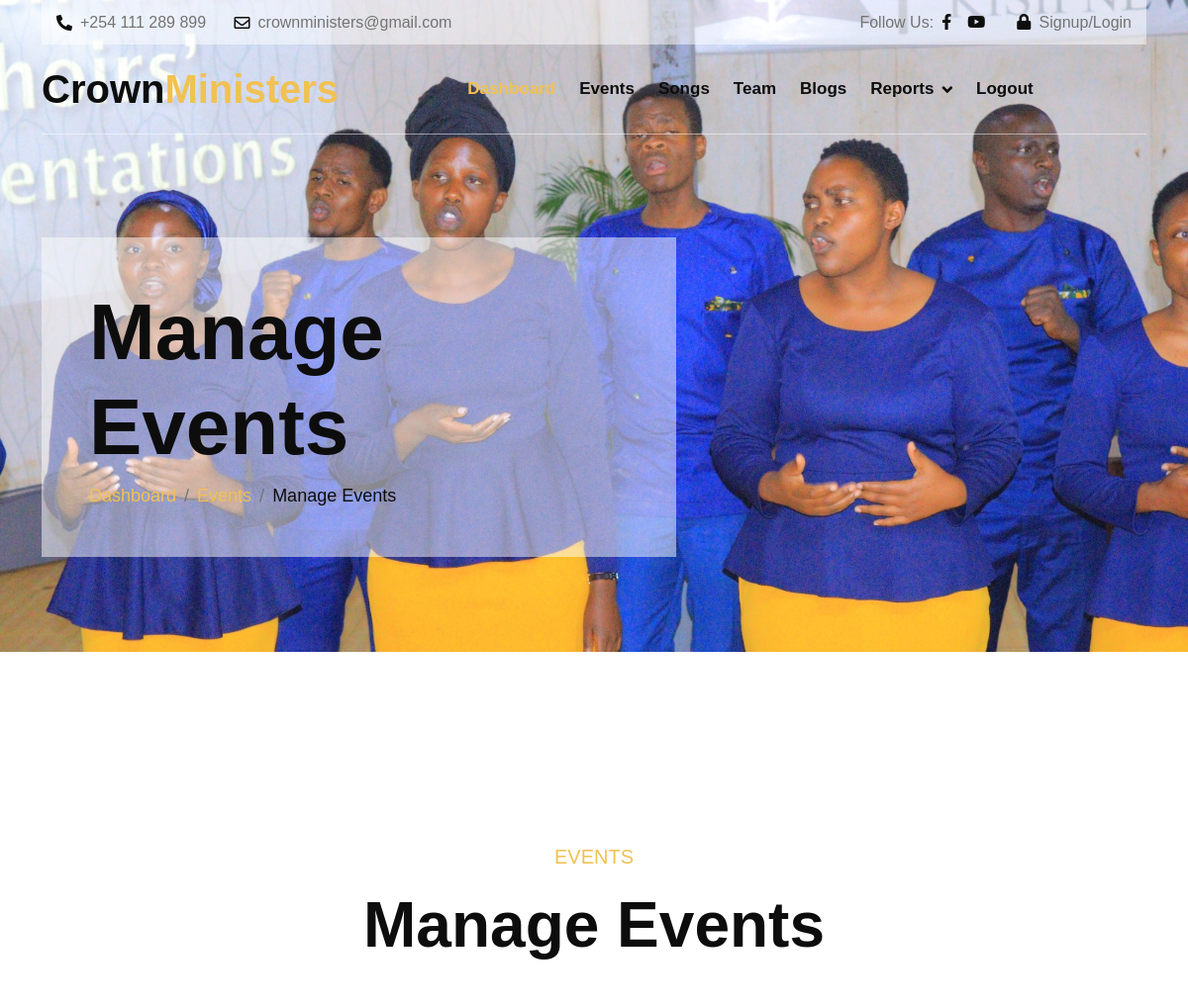
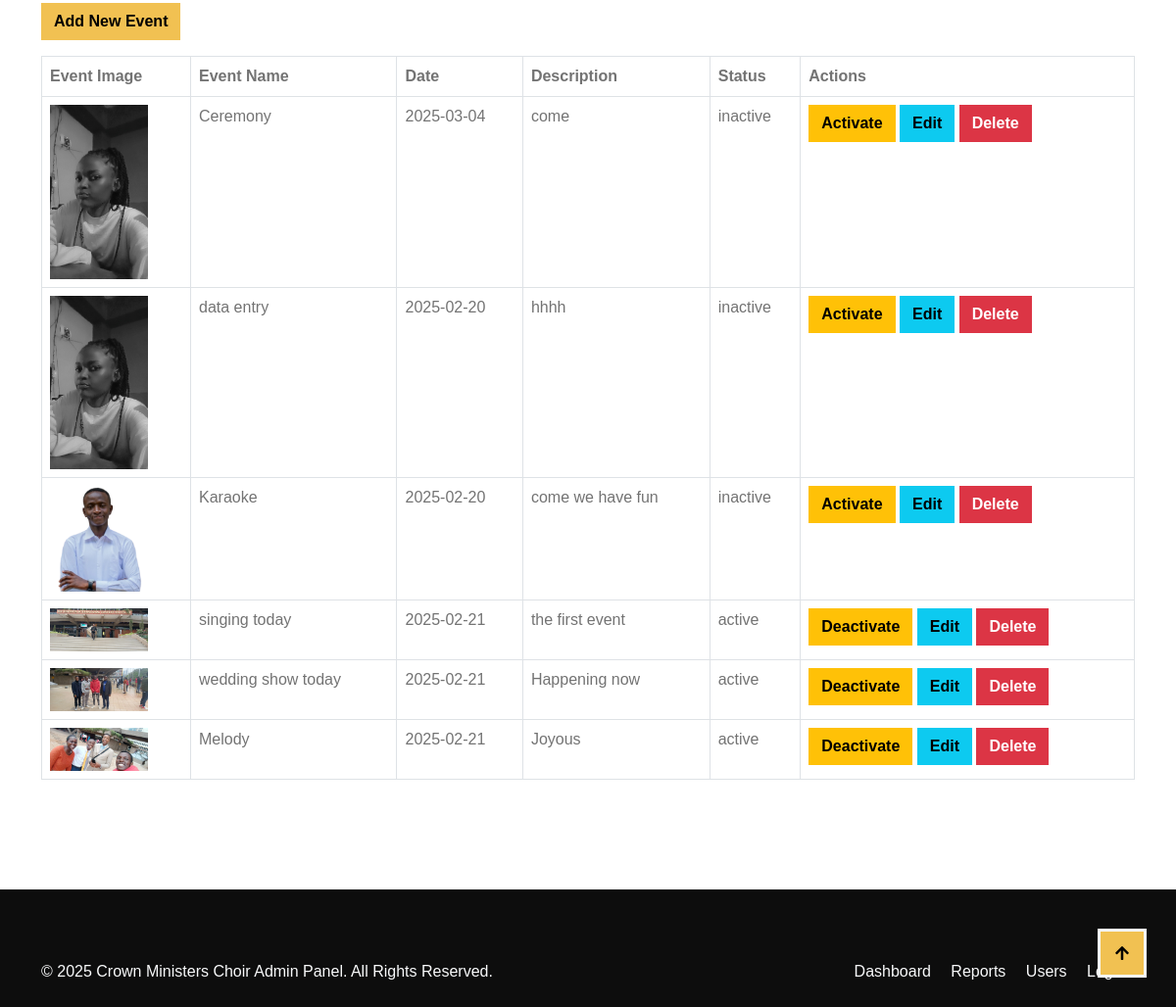
/events.php (signed in), run on the app's committed database (2 pictures, top to bottom).
### tables this page shows
CREATE TABLE `events` (
  `id` int(11) NOT NULL,
  `event_name` varchar(255) NOT NULL,
  `event_date` date NOT NULL,
  `event_description` text DEFAULT NULL,
  `status` enum('active','inactive') DEFAULT 'active',
  `created_at` timestamp NOT NULL DEFAULT current_timestamp(),
  `name` varchar(255) NOT NULL,
  `event_image` varchar(255) NOT NULL
);

### events.php (the view, shortened to what this page needs)
<?php
include('includes/db_connect.php');
$sql = "SELECT * FROM events";
$stmt = $pdo->prepare($sql);
$stmt->execute();
$events = $stmt->fetchAll();
?>
<?php include 'includes/header2.php'; ?>
<div class="container-fluid hero-header">
    <div class="container">
        <div class="row">
            <div class="col-lg-7">
                <div class="hero-header-inner animated zoomIn">
                    <h1 class="display-1 text-dark">Manage Events</h1>
                    <ol class="breadcrumb mb-0">
                        <li class="breadcrumb-item"><a href="dashboard.php">Dashboard</a></li>
                        <li class="breadcrumb-item"><a href="events.php">Events</a></li>
                        <li class="breadcrumb-item text-dark" aria-current="page">Manage Events</li>
                    </ol>
                </div>
            </div>
        </div>
    </div>
</div>
<div class="container-fluid activities py-5">
    <div class="container py-5">
        <div class="mx-auto text-center mb-5 wow fadeIn" data-wow-delay="0.1s" style="max-width: 700px;">
            <p class="fs-5 text-uppercase text-primary">Events</p>
            <h1 class="display-3">Manage Events</h1>
        </div>
        <div class="row">
            <div class="col-12">
                <a href="add_event.php" class="btn btn-primary mb-3">Add New Event</a>
                <table class="table table-bordered">
                    <thead>
                        <tr>
                            <th>Event Image</th>
                            <th>Event Name</th>
                            <th>Date</th>
                            <th>Description</th>
                            <th>Status</th>
                            <th>Actions</th>
                        </tr>
                    </thead>
                    <tbody>
                        <?php foreach ($events as $event): ?>
                            <tr>
                                <td>
                                    <?php if ($event['event_image']): ?>
                                        <img src="../uploads/<?= htmlspecialchars($event['event_image']) ?>" alt="<?= htmlspecialchars($event['event_name']) ?>" width="100">
                                    <?php else: ?>
                                        No Image
                                    <?php endif; ?>
                                </td>
                                <td><?= htmlspecialchars($event['event_name']) ?></td>
                                <td><?= htmlspecialchars($event['event_date']) ?></td>
                                <td><?= htmlspecialchars($event['event_description']) ?></td>
                                <td><?= htmlspecialchars($event['status']) ?></td>
                                <td>
                                    <a href="events.php?toggle_id=<?= $event['id'] ?>" class="btn btn-warning">
                                        <?= ($event['status'] == 'active') ? 'Deactivate' : 'Activate' ?>
                                    </a>
                                    <a href="edit_event.php?id=<?= $event['id'] ?>" class="btn btn-info">Edit</a>
                                    <a href="delete_event.php?id=<?= $event['id'] ?>" class="btn btn-danger" onclick="return confirm('Are you sure?')">Delete</a>
                                </td>
                            </tr>
                        <?php endforeach; ?>
                    </tbody>
                </table>
            </div>
        </div>
    </div>
</div>
<?php include 'includes/footer2.php'; ?>

### css/style.css (style rules this page uses)
.wow, .animated { animation-duration: 2s !important; }
h1, h2, h3, .h1, .h2, .h3 { font-weight: 700 !important; font-family: 'Open', sans-serif !important; }
.btn { font-weight: 600; transition: .5s; }
.hero-header { margin-bottom: 6rem; padding-top: 15rem; padding-bottom: 6rem; background: url("../img/choir8.jpg"), center center no-repeat; background-size: cover; }
.hero-header .hero-header-inner { padding: 3rem; background: rgba(255, 255, 255, .5); }
.hero-header .breadcrumb-item { font-size: 18px; }

### data on the page
events: event_image (picture), event_name "Ceremony", event_date "2025-03-04", event_description "come", status "inactive", shows "Activate"
events: event_image (picture), event_name "data entry", event_date "2025-02-20", event_description "hhhh", status "inactive", shows "Activate"
events: event_image (picture), event_name "Karaoke", event_date "2025-02-20", event_description "come we have fun", status "inactive", shows "Activate"
events: event_image (picture), event_name "singing today", event_date "2025-02-21", event_description "the first event", status "active", shows "Deactivate"
events: event_image (picture), event_name "wedding show today", event_date "2025-02-21", event_description "Happening now", status "active", shows "Deactivate"
events: event_image (picture), event_name "Melody", event_date "2025-02-21", event_description "Joyous", status "active", shows "Deactivate"
